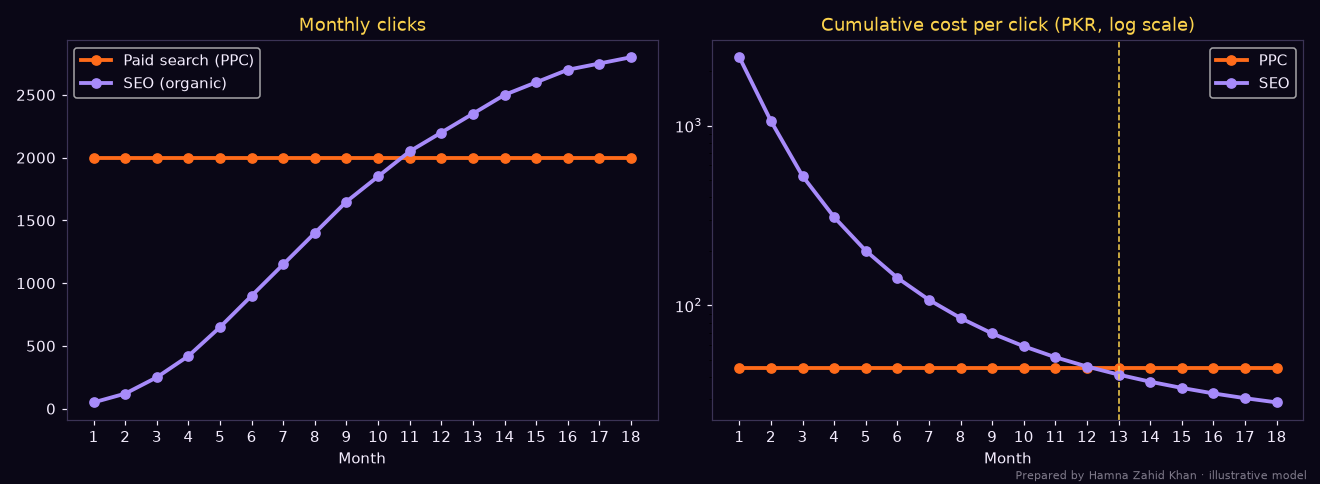

Write Python code to recreate this figure.
# Compare 18 months of paid search (PPC) and SEO traffic and cost for one small business.
# Prepared by Hamna Zahid Khan, Junior Lecturer. All figures are an illustrative model.
import matplotlib
matplotlib.use("Agg")
import matplotlib.pyplot as plt

BG, FIRE, GOLD, VIOLET, TEXT = "#0A0716", "#FF6B1A", "#FCD34D", "#A78BFA", "#F5EEFF"
months = list(range(1, 19))
CPC = 45                     # PKR per click
ppc_budget = 90_000          # PKR per month
ppc_clicks = [ppc_budget // CPC] * 18

seo_cost = [120_000, 60_000] + [40_000] * 16         # setup, then content + links each month
seo_clicks = [50, 120, 250, 420, 650, 900, 1150, 1400, 1650, 1850, 2050, 2200,
              2350, 2500, 2600, 2700, 2750, 2800]

cum = lambda xs: [sum(xs[:i + 1]) for i in range(len(xs))]
ppc_cpc = [c / k for c, k in zip(cum([ppc_budget] * 18), cum(ppc_clicks))]
seo_cpc = [c / k for c, k in zip(cum(seo_cost), cum(seo_clicks))]

print(f"{'Month':<6}{'PPC clicks':>11}{'SEO clicks':>11}{'PPC cost/click':>16}{'SEO cost/click':>16}")
for m in months:
    print(f"{m:<6}{ppc_clicks[m-1]:>11,}{seo_clicks[m-1]:>11,}{ppc_cpc[m-1]:>16.1f}{seo_cpc[m-1]:>16.1f}")
cross = next(m for m in months if seo_cpc[m - 1] < ppc_cpc[m - 1])
monthly_cross = next(m for m in months if seo_cost[m - 1] / seo_clicks[m - 1] < CPC)
print(f"\n18-month totals: PPC {sum(ppc_clicks):,} clicks for PKR {ppc_budget*18:,}; "
      f"SEO {sum(seo_clicks):,} clicks for PKR {sum(seo_cost):,}")
print(f"SEO's cost per click within a single month drops below PPC's in month {monthly_cross}")
print(f"SEO's cumulative cost per click (all spend so far) drops below PPC's in month {cross}")
print("If the PPC budget stops, paid clicks fall to 0 the next day; organic clicks keep coming.")

fig, (a1, a2) = plt.subplots(1, 2, figsize=(12, 4.4), facecolor=BG)
for ax in (a1, a2):
    ax.set_facecolor(BG); ax.tick_params(colors=TEXT)
    for s in ax.spines.values(): s.set_color("#3b3355")
    ax.set_xlabel("Month", color=TEXT); ax.set_xticks(months)
a1.plot(months, ppc_clicks, color=FIRE, lw=2.5, marker="o", label="Paid search (PPC)")
a1.plot(months, seo_clicks, color=VIOLET, lw=2.5, marker="o", label="SEO (organic)")
a1.set_title("Monthly clicks", color=GOLD); a1.legend(facecolor=BG, labelcolor=TEXT)
a2.plot(months, ppc_cpc, color=FIRE, lw=2.5, marker="o", label="PPC")
a2.plot(months, seo_cpc, color=VIOLET, lw=2.5, marker="o", label="SEO")
a2.set_yscale("log"); a2.set_title("Cumulative cost per click (PKR, log scale)", color=GOLD)
a2.axvline(cross, color=GOLD, ls="--", lw=1); a2.legend(facecolor=BG, labelcolor=TEXT)
fig.text(0.99, 0.01, "Prepared by Hamna Zahid Khan · illustrative model", color=TEXT, alpha=0.5, ha="right", fontsize=7)
plt.tight_layout(); plt.savefig("session-02_seo_vs_ppc.png", dpi=110, facecolor=BG)
print("Saved session-02_seo_vs_ppc.png")
